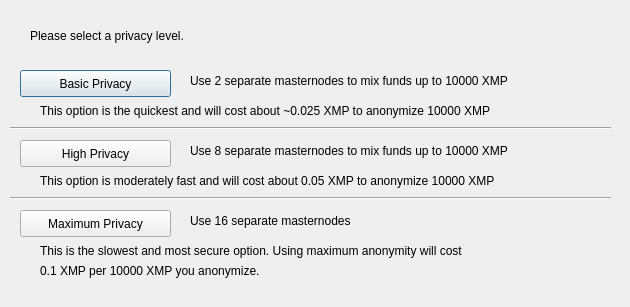
<?xml version="1.0" encoding="UTF-8"?>
<ui version="4.0">
 <class>ObfuscationConfig</class>
 <widget class="QDialog" name="ObfuscationConfig">
  <property name="geometry">
   <rect>
    <x>0</x>
    <y>0</y>
    <width>630</width>
    <height>307</height>
   </rect>
  </property>
  <property name="windowTitle">
   <string>Configure Obfuscation</string>
  </property>
  <widget class="QPushButton" name="buttonBasic">
   <property name="geometry">
    <rect>
     <x>20</x>
     <y>70</y>
     <width>151</width>
     <height>27</height>
    </rect>
   </property>
   <property name="text">
    <string>Basic Privacy</string>
   </property>
  </widget>
  <widget class="QPushButton" name="buttonHigh">
   <property name="geometry">
    <rect>
     <x>20</x>
     <y>140</y>
     <width>151</width>
     <height>27</height>
    </rect>
   </property>
   <property name="text">
    <string>High Privacy</string>
   </property>
  </widget>
  <widget class="QPushButton" name="buttonMax">
   <property name="geometry">
    <rect>
     <x>20</x>
     <y>210</y>
     <width>151</width>
     <height>27</height>
    </rect>
   </property>
   <property name="text">
    <string>Maximum Privacy</string>
   </property>
  </widget>
  <widget class="QLabel" name="label">
   <property name="geometry">
    <rect>
     <x>30</x>
     <y>20</y>
     <width>571</width>
     <height>31</height>
    </rect>
   </property>
   <property name="text">
    <string>Please select a privacy level.</string>
   </property>
  </widget>
  <widget class="QLabel" name="label_2">
   <property name="geometry">
    <rect>
     <x>190</x>
     <y>70</y>
     <width>421</width>
     <height>21</height>
    </rect>
   </property>
   <property name="text">
    <string>Use 2 separate masternodes to mix funds up to 10000 XMP</string>
   </property>
  </widget>
  <widget class="QLabel" name="label_3">
   <property name="geometry">
    <rect>
     <x>190</x>
     <y>140</y>
     <width>411</width>
     <height>21</height>
    </rect>
   </property>
   <property name="text">
    <string>Use 8 separate masternodes to mix funds up to 10000 XMP</string>
   </property>
  </widget>
  <widget class="QLabel" name="label_4">
   <property name="geometry">
    <rect>
     <x>190</x>
     <y>210</y>
     <width>421</width>
     <height>21</height>
    </rect>
   </property>
   <property name="text">
    <string>Use 16 separate masternodes</string>
   </property>
  </widget>
  <widget class="QLabel" name="label_6">
   <property name="geometry">
    <rect>
     <x>40</x>
     <y>100</y>
     <width>561</width>
     <height>21</height>
    </rect>
   </property>
   <property name="text">
    <string>This option is the quickest and will cost about ~0.025 XMP to anonymize 10000 XMP</string>
   </property>
  </widget>
  <widget class="QLabel" name="label_7">
   <property name="geometry">
    <rect>
     <x>40</x>
     <y>170</y>
     <width>561</width>
     <height>21</height>
    </rect>
   </property>
   <property name="text">
    <string>This option is moderately fast and will cost about 0.05 XMP to anonymize 10000 XMP</string>
   </property>
  </widget>
  <widget class="QLabel" name="label_8">
   <property name="geometry">
    <rect>
     <x>40</x>
     <y>240</y>
     <width>561</width>
     <height>21</height>
    </rect>
   </property>
   <property name="text">
    <string>This is the slowest and most secure option. Using maximum anonymity will cost</string>
   </property>
  </widget>
  <widget class="QLabel" name="label_9">
   <property name="geometry">
    <rect>
     <x>40</x>
     <y>260</y>
     <width>561</width>
     <height>21</height>
    </rect>
   </property>
   <property name="text">
    <string>0.1 XMP per 10000 XMP you anonymize.</string>
   </property>
  </widget>
  <widget class="Line" name="line">
   <property name="geometry">
    <rect>
     <x>10</x>
     <y>120</y>
     <width>601</width>
     <height>16</height>
    </rect>
   </property>
   <property name="orientation">
    <enum>Qt::Horizontal</enum>
   </property>
  </widget>
  <widget class="Line" name="line_2">
   <property name="geometry">
    <rect>
     <x>10</x>
     <y>190</y>
     <width>601</width>
     <height>16</height>
    </rect>
   </property>
   <property name="orientation">
    <enum>Qt::Horizontal</enum>
   </property>
  </widget>
 </widget>
 <resources/>
 <connections/>
</ui>
